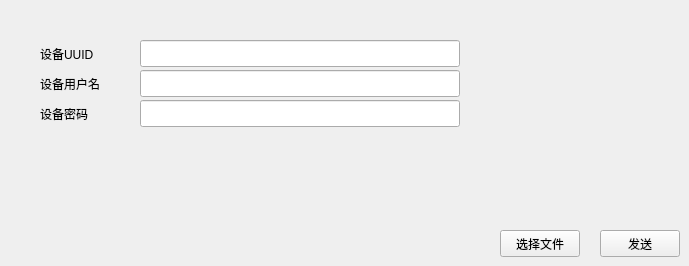
        <widget class="QWidget" name="page3">
         <widget class="QPushButton" name="send3">
          <property name="geometry">
           <rect>
            <x>600</x>
            <y>230</y>
            <width>80</width>
            <height>27</height>
           </rect>
          </property>
          <property name="minimumSize">
           <size>
            <width>80</width>
            <height>27</height>
           </size>
          </property>
          <property name="text">
           <string>发送</string>
          </property>
         </widget>
         <widget class="QLabel" name="uuidlab3">
          <property name="geometry">
           <rect>
            <x>40</x>
            <y>40</y>
            <width>80</width>
            <height>27</height>
           </rect>
          </property>
          <property name="minimumSize">
           <size>
            <width>0</width>
            <height>27</height>
           </size>
          </property>
          <property name="text">
           <string>设备UUID</string>
          </property>
          <property name="margin">
           <number>5</number>
          </property>
         </widget>
         <widget class="QLabel" name="usedlab3">
          <property name="geometry">
           <rect>
            <x>40</x>
            <y>70</y>
            <width>80</width>
            <height>27</height>
           </rect>
          </property>
          <property name="minimumSize">
           <size>
            <width>0</width>
            <height>27</height>
           </size>
          </property>
          <property name="text">
           <string>设备用户名</string>
          </property>
          <property name="margin">
           <number>5</number>
          </property>
         </widget>
         <widget class="QLabel" name="passwordlab3">
          <property name="geometry">
           <rect>
            <x>40</x>
            <y>100</y>
            <width>80</width>
            <height>27</height>
           </rect>
          </property>
          <property name="minimumSize">
           <size>
            <width>0</width>
            <height>27</height>
           </size>
          </property>
          <property name="text">
           <string>设备密码</string>
          </property>
          <property name="margin">
           <number>5</number>
          </property>
         </widget>
         <widget class="QLineEdit" name="uuidEdit3">
          <property name="geometry">
           <rect>
            <x>140</x>
            <y>40</y>
            <width>320</width>
            <height>27</height>
           </rect>
          </property>
          <property name="minimumSize">
           <size>
            <width>0</width>
            <height>27</height>
           </size>
          </property>
         </widget>
         <widget class="QLineEdit" name="usedEdit3">
          <property name="geometry">
           <rect>
            <x>140</x>
            <y>70</y>
            <width>320</width>
            <height>27</height>
           </rect>
          </property>
          <property name="minimumSize">
           <size>
            <width>0</width>
            <height>27</height>
           </size>
          </property>
         </widget>
         <widget class="QLineEdit" name="passwordEdit3">
          <property name="geometry">
           <rect>
            <x>140</x>
            <y>100</y>
            <width>320</width>
            <height>27</height>
           </rect>
          </property>
          <property name="minimumSize">
           <size>
            <width>0</width>
            <height>27</height>
           </size>
          </property>
         </widget>
         <widget class="QPushButton" name="getfile3">
          <property name="geometry">
           <rect>
            <x>500</x>
            <y>230</y>
            <width>80</width>
            <height>27</height>
           </rect>
          </property>
          <property name="minimumSize">
           <size>
            <width>80</width>
            <height>27</height>
           </size>
          </property>
          <property name="text">
           <string>选择文件</string>
          </property>
         </widget>
        </widget>
